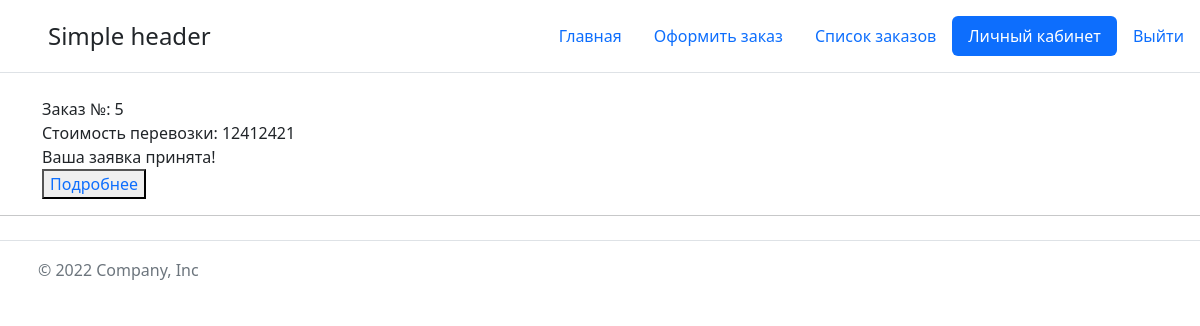
Page /account/carrier/order (signed in) on the earlier database version.
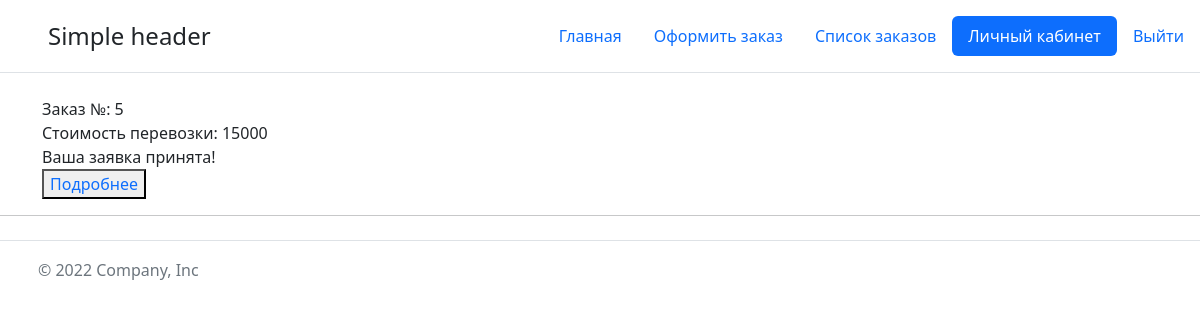
Same page on the later database version.
### main/models.py (models this page shows, shortened)
class Order_wait_list(models.Model):
    order = models.ForeignKey(Order, on_delete=models.CASCADE, verbose_name='Заказ', related_name='order_in_w_list')
    carrier = models.ForeignKey(User, on_delete=models.CASCADE, verbose_name='Доставщик', related_name='carrier_order')
    carrier_price = models.DecimalField(verbose_name='Стоимость', max_digits=19, decimal_places=0)
    data_add_to_wait_list = models.DateTimeField(verbose_name='Дата создания заявки', auto_now_add=True)
    is_selected = models.BooleanField(default=False, verbose_name='Выбрана заказчиком')

class Order(models.Model):
    company = models.ForeignKey(User, on_delete=models.PROTECT, related_name='order_author')
    company_name = models.CharField(max_length=100)
    address_city = models.CharField(max_length=50)
    address_street = models.CharField(max_length=100, blank=True, null=True)
    full_address = models.CharField(max_length=150)
    address_city_to = models.CharField(max_length=50)
    address_street_to = models.CharField(max_length=100, blank=True, null=True)
    full_address_to = models.CharField(max_length=150)
    price = models.DecimalField(verbose_name='Стоимость', max_digits=19, decimal_places=0, blank=True, null=True)
    carrier = models.ForeignKey('Order_wait_list', on_delete=models.SET_NULL, related_name='order_carrier',
                                   blank=True, null=True,)
    is_complete = models.BooleanField(default=False, blank=True, null=True)
    is_payments = models.BooleanField(default=False, blank=True, null=True)
    data = models.DateTimeField(auto_now_add=True, blank=True, null=True)
    data_update = models.DateTimeField(auto_now=True, blank=True, null=True)
    is_hidden = models.BooleanField(default=False, verbose_name='Скрыт от пользователя (думает что удален!)')
    def __str__(self):
        return f'{self.id}'

### main/views.py (the view)
# urls.py: path('account/carrier/order', views.user_carrier_order_list, name='carrier'),
def user_carrier_order_list(request):
    paginate_by = 2
    p = Order_wait_list.objects.all().order_by('-id').filter(carrier=request.user)
    paginator = Paginator(p, paginate_by)
    page_number = request.GET.get('page')
    page_obj = paginator.get_page(page_number)
    page_paginator = page_obj.has_other_pages()
    if request.method == 'POST':
        Order_wait_list.objects.filter(pk=request.POST['order']).delete()
        return render(request, 'main/user_order_carrier_list.html', {
            'title': 'Ваши заказы', 'active_account': 'active', 'page_paginator': page_paginator,
            'page_obj': page_obj
        })
    return render(request, 'main/user_order_carrier_list.html', {
        'title': 'Ваши заказы', 'active_account': 'active', 'page_paginator': page_paginator, 'page_obj': page_obj
    })

### main/templates/main/user_order_carrier_list.html (shortened to what this page needs)
{% extends 'main/base.html' %}
{% block content %}
{%for item in page_obj%}
<div class="container">
    <div class="wrapper">
        <ul>
            <li><p>Заказ №: {{item.order}}</p></li>
            <li><p>Стоимость перевозки: {{item.carrier_price}}</p></li>
            {% if item.is_selected == False %}
            <form action="#" method="post">
                <input type="hidden" name="order" value="{{item.pk}}" />
                {% csrf_token %}
                <button id="submit_carrier_order" type="submit">Удалить заявку</button>
            </form>
            {% else %}
            <p>Ваша заявка принята!</p>
            {% endif %}
            <button type="submit">
                <a href="{%url 'order_detail' item.order%}">Подробнее</a>
            </button>
        </ul>
    </div>
</div>
<hr>
{%endfor%}
{% endblock %}

Differences in the rows shown:
removed Order_wait_list: order "5", carrier_price "12412421", is_selected "Ваша заявка принята!"
added Order_wait_list: order "5", carrier_price "15000", is_selected "Ваша заявка принята!"
